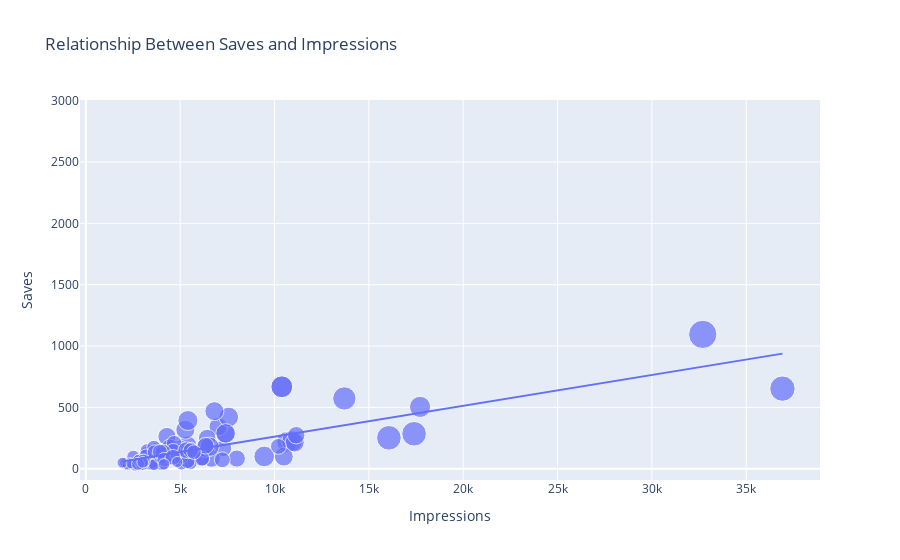

Source (notebook cell):
### Code cell
figure = px.scatter(data_frame = df, x = "Impressions", y = "Saves", size = "Likes", 
                    trendline = "ols", title = "Relationship Between Saves and Impressions")
figure.show()
